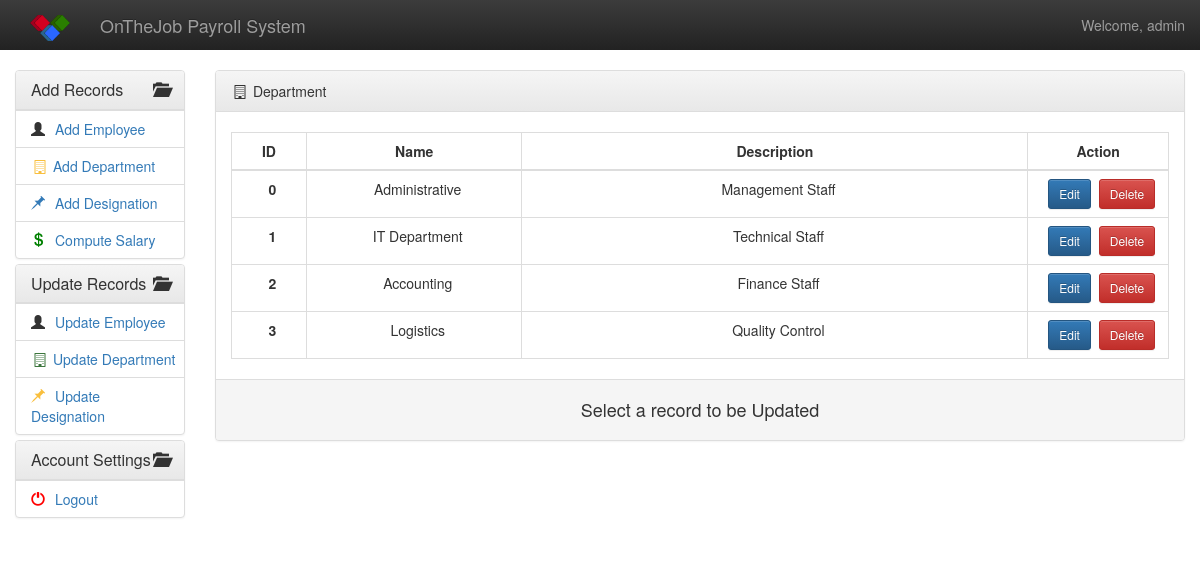
/department.php (signed in), run on the app's committed database.
### tables this page shows
CREATE TABLE `department` (
  `deptid` int(11) NOT NULL,
  `deptname` varchar(255) DEFAULT NULL,
  `deptdesc` varchar(255) DEFAULT NULL,
  PRIMARY KEY (`deptid`),
  UNIQUE KEY `deptname` (`deptname`)
);

### department.php (the view, shortened to what this page needs)
<?php
if ($_SESSION['username']) {
?>
<!DOCTYPE html>
<html>
	<head>
			<link rel="stylesheet" href="res/css/bootstrap.min.css">
			<link rel="stylesheet" href="res/css/bootstrap-theme.min.css">
			<link rel="stylesheet" href="res/css/panel-pos.css">
			<link rel="stylesheet" href="res/css/font-awesome.min.css">
			<link rel="stylesheet" href="res/css/custom.css">
	</head>
	<body>
		<nav class="nav navbar-inverse navbar-fixed-top">
			<div class="container-fluid">
				<div class="navbar-header">
					<a class="navbar-brand" href="#" title="Home">
						<img style="max-width: 40px;" src="res/Logo.png">
					</a>
					<a class="navbar-brand" href="home.php">OnTheJob Payroll System</a>
				</div>
				<div class="container-fluid">
					<p class="navbar-text navbar-right">Welcome, <?php echo $_SESSION['username']; ?></p>
				</div>
				<?php
					} else {
						die('Access Denied.<br>Please Log in <a href="/system">here</a>.');
					}
				?>
			</div>
		</nav>
		<div class="container-fluid">
			<div class="row">
				<div class="col-md-2">
					<div class="panel-group" id="accordion">
						<div class="panel panel-default">
							<div class="panel-heading">
								<h4 class="panel-title">
									<a class="accordion-toggle" data-toggle="collapse" data-parent="#accordion1" href="#dshCollapse">
										Add Records
									</a>
								</h4>
							</div>
							<div id="dshCollapse" class="panel-collapse collapse in">
								<div class="panel-body">
									<table class="table">
										<tr>
											<td>
												<span class="glyphicon glyphicon-user"></span><a href="addEmp.php">Add Employee</a>
											</td>
										</tr>
										<tr>
											<td>
												<span class="fa fa-building-o fa-fw"  style="color:#F9BF3D"></span><a href="addDept.php"> Add Department</a>
											</td>
										</tr>
										<tr>
											<td>
												<span class="glyphicon glyphicon-pushpin text-primary" ></span><a href="addDesig.php">Add Designation</a>
											</td>
										</tr>
										<tr>
											<td>
												<span class="glyphicon glyphicon-usd" style="color:green"></span><a href="computeSalary.php">Compute Salary</a>
											</td>
										</tr>
									</table>
								</div>
							</div>
						</div>
						<div class="panel panel-default">
							<div class="panel-heading">
								<h4 class="panel-title">
									<a class="accordion-toggle" id="li-toggle" data-toggle="collapse" data-parent="#accordion2" href="#liCollapse">
										Update Records
									</a>
								</h4>
							</div>
							<div id="liCollapse" class="panel-collapse collapse in">
								<div class="panel-body">
									<table class="table">
										<tr>
											<td>
												<span class="glyphicon glyphicon-user"></span><a href="employee.php">Update Employee</a>
											</td>
										</tr>
										<tr>
											<td>
												<span class="fa fa-building-o fa-fw text-success"></span><a href="department.php"> Update Department</a>
											</td>
										</tr>
										<tr>
											<td>
												<span class="glyphicon glyphicon-pushpin text-warning" style="color:#F9BF3D"></span><a href="designation.php">Update Designation</a>
											</td>
										</tr>
									</table>
								</div>
							</div>
						</div>
						<div class="panel panel-default">
							<div class="panel-heading">
								<h4 class="panel-title">
									<a class="accordion-toggle" id="last-toggle" data-toggle="collapse" data-parent="#accordion3" href="#lastCollapse">
										Account Settings
									</a>
								</h4>
							</div>
							<div id="lastCollapse" class="panel-collapse collapse in">
								<div class="panel-body">
									<table class="table">
										<tr>
											<td>
												<span class="glyphicon glyphicon-off" style="color:red"></span><?php echo '<a href="logout.php ">Logout</a>'; ?>
											</td>
										</tr>
									</table>
								</div>
							</div>
						</div>
					</div>
				</div>
				<div class="col-md-10">
					<div class="panel panel-default">
						<div class="panel-heading">
							<span class="fa fa-building-o fa-fw"></span> Department
						</div>
						<div class="panel-body">
							<div class="container-fluid">
								<div class="table-responsive">
									<table class="table table-bordered table-hover">
										<thead>
											<th width="8%"><center>ID</center></th>
											<th width="23%"><center>Name</center></th>
											<th><center>Description</center></th>
											<th width="15%"><center>Action</center></th>
										</thead>
										<tbody>
											<?php
											$qDesig = mysql_query("SELECT * FROM department");
											while($result = mysql_fetch_array($qDesig)){
												echo '<tr>
												          <td><center><b>'.$result['deptid'].'</b></center></td>
												          <td><center>'.$result['deptname'].'</center></td>
												          <td><center>'.$result['deptdesc'].'</center></td>
												          <td><center><a class="btn btn-primary btn-sm" href="javascript:window.open(\'updDept.php?id='.$result['deptid'].'\', \'updDept\',\'fullscreen=1, menubar=0\')" target="updDept">Edit</a>&nbsp&nbsp<a href="javascript:window.open(\'delDept.php?id='.$result['deptid'].'\', \'delDept\',\'fullscreen=1, menubar=0\')" target="delDept" class="btn btn-danger btn-sm">Delete</a></center></td>
												      </tr>';
											}
											?>
										</tbody><br>
									</table><br>
								</div>
							</div>
						</div>
						<div class="panel-footer clearfix">
							<h4><center>Select a record to be Updated</center></h4>
						</div>
					</div>
				</div>
			</div>
		</div>
	</body>
</html>

### res/css/panel-pos.css (style rules this page uses)
.glyphicon { margin-right: 10px; }
.panel-body { padding: 0px; }
.panel-body table tr td { padding-left: 15px; }
.panel-body .table { margin-bottom: 0px; }

### res/css/custom.css (style rules this page uses)
body { padding-top: 70px; }
.panel-heading .accordion-toggle:after { font-family: 'Glyphicons Halflings'; content: "\e118"; float: right; color: inherit; }

### data on the page
department: deptid "0", deptname "Administrative", deptdesc "Management Staff"
department: deptid "1", deptname "IT Department", deptdesc "Technical Staff"
department: deptid "2", deptname "Accounting", deptdesc "Finance Staff"
department: deptid "3", deptname "Logistics", deptdesc "Quality Control"

### other printed values
$_SESSION['username'] "admin"
